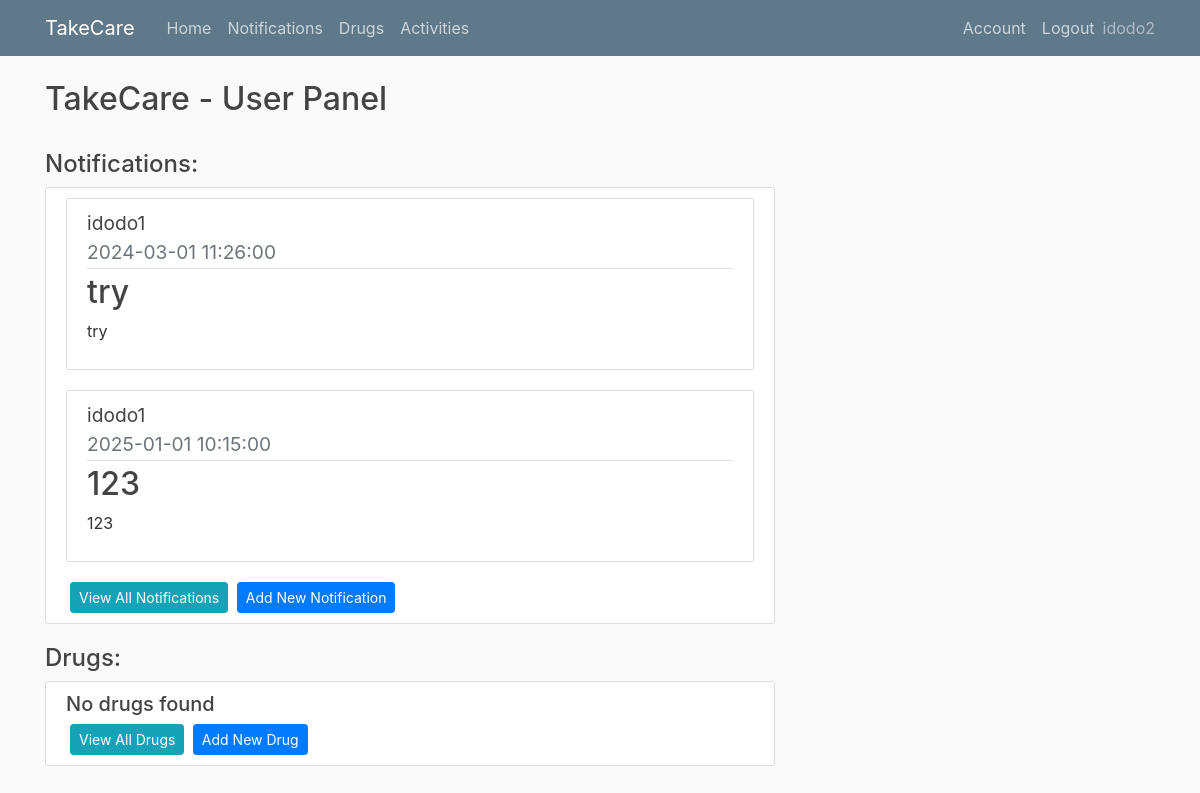
The app's page /home (signed in), older data.
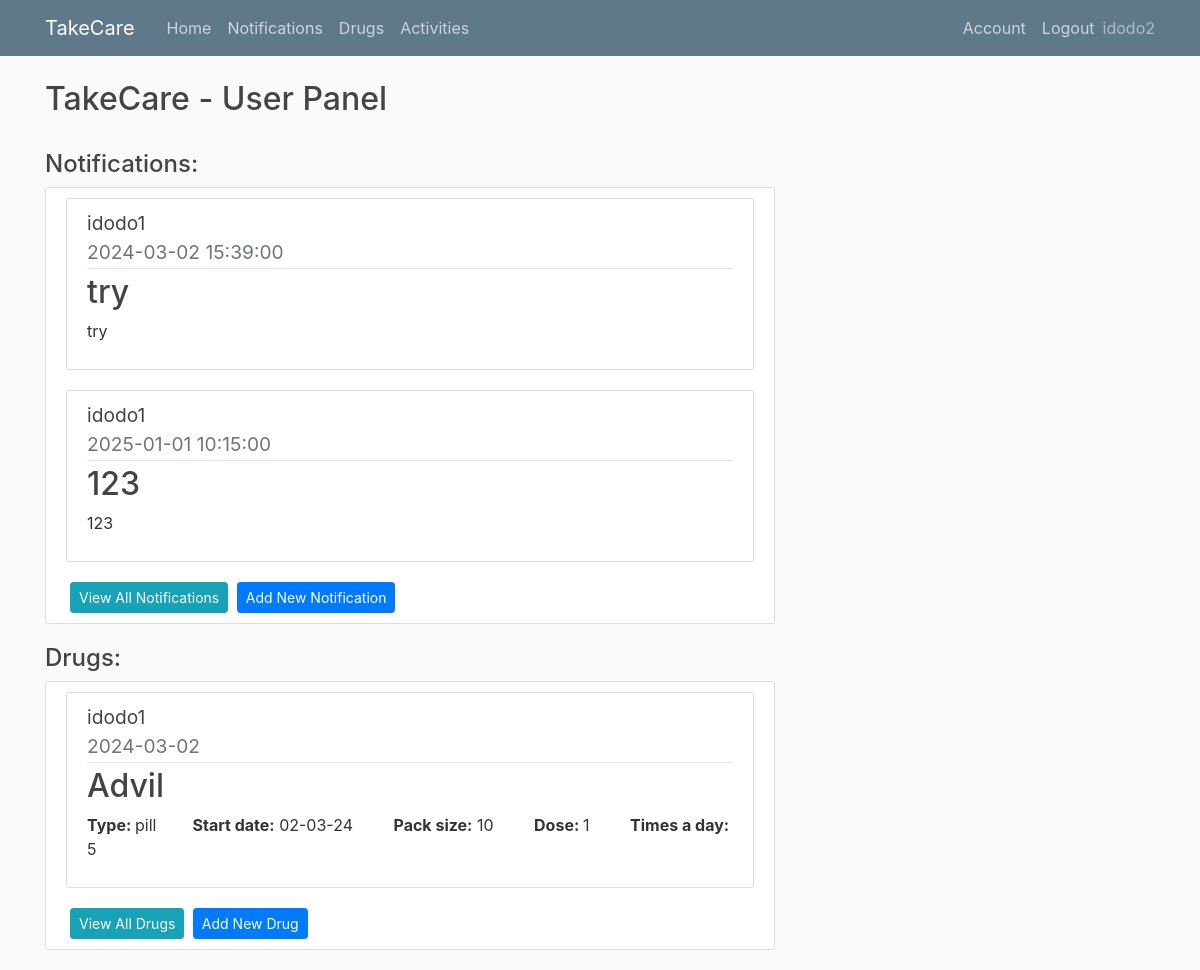
The same page, newer data.
### app/models.py (models this page shows, shortened)
class User(db.Model, UserMixin):
    id = db.Column(db.Integer, primary_key=True)
    username = db.Column(db.String(20), unique=True,nullable=False)
    email = db.Column(db.String(100), unique=True,nullable=False)
    image_file = db.Column(db.String(100),nullable=False,default='default.jpg')
    password= db.Column(db.String(60),nullable=False)
    ElderlyUser = db.relationship('Elderlyuser',backref='creator',lazy=True )
    Notifications = db.relationship('Notification',backref='creator',lazy=True )
    Drugs = db.relationship('Drug',backref='creator',lazy=True )

class Elderlyuser(db.Model, UserMixin):
    id = db.Column(db.Integer, primary_key=True)
    username = db.Column(db.String(20), unique=True,nullable=False)
    password= db.Column(db.String(60),nullable=False)
    user_id = db.Column(db.Integer, db.ForeignKey('user.id'), nullable=False)

class Notification(db.Model):
    id = db.Column(db.Integer, primary_key=True)
    title = db.Column(db.String(150),nullable=False)
    content = db.Column(db.Text,nullable=False)
    date = db.Column(db.Date,nullable=False)
    time = db.Column(db.Time,nullable=False)
    took = db.Column(db.Boolean, nullable=False)
    user_id = db.Column(db.Integer, db.ForeignKey('user.id'), nullable=False)
    elderly_user_id = db.Column(db.Integer, db.ForeignKey('elderlyuser.id'), nullable=False)

class Drug(db.Model):
    id = db.Column(db.Integer, primary_key=True)
    name = db.Column(db.String(150),nullable=False)
    type = db.Column(db.Text,nullable=False)
    dose = db.Column(db.Integer,nullable=False)
    timesaday = db.Column(db.Integer,nullable=False)
    taketime= db.Column(db.Time, nullable=False)
    gap = db.Column(db.Integer, nullable=False)
    packsize = db.Column(db.Integer,nullable=False)
    daystotake = db.Column(db.Integer,nullable=False)
    startdate = db.Column(db.Date,nullable=False)
    user_id = db.Column(db.Integer, db.ForeignKey('user.id'), nullable=False)
    elderly_user_id = db.Column(db.Integer, db.ForeignKey('elderlyuser.id'), nullable=False)
    drugschedules = db.relationship("DrugSchedule", cascade="all, delete")
    warnings = db.Column(db.String)

### app/routes.py (the view)
@app.route("/")
@app.route("/home")
@login_required
def home():
    notifications = Notification.query.filter_by(user_id=current_user.id).order_by(Notification.date.asc()).order_by(Notification.time.asc()).limit(3)
    drugs = Drug.query.filter_by(user_id=current_user.id)
    eldelys = Elderlyuser.query.filter_by(user_id=current_user.id)
    eldelys_dict = {i.id: i.username for i in eldelys}
    return render_template("home.html",notifications=notifications ,drugs=drugs,eldelys_dict=eldelys_dict)

### app/models.py (called while the page is built)
@login_manager.user_loader
def load_user(user_id):
    return User.query.get(int(user_id))

### app/templates/home.html
{% extends "layout.html" %}
{% block content %}
  <h2> TakeCare - User Panel </h2>
  <br>
  <h4>Notifications:</h4>
  <div class="content-section">
    {% if notifications.count() == 0  %}
        <h5>No notifications found</h5>
    {% else %}
      {% for notification in notifications %}
      <article class="media content-section">
        <div class="media-body">
               <div class="article-title">
                    <big>{{ eldelys_dict[notification.elderly_user_id] }}</big>
                </div>
          <div class="article-metadata">
            <big class="text-muted">{{ notification.date.strftime('%Y-%m-%d') }}    {{ notification.time }} </big>
          </div>
          <h2>{{ notification.title }}</h2>
          <p class="article-content">{{ notification.content }}</p>
        </div>
      </article>
      {% endfor %}
    {% endif %}
    <a class="btn btn-info btn-sm ml-1" href="{{url_for('notification')}}"> View All Notifications</a>
    <a class="btn btn-primary btn-sm ml-1" href="{{url_for('add_notification')}}"> Add New Notification</a>
  </div>
  <h4>Drugs:</h4>
  <div class="content-section">
    {% if drugs.count() == 0  %}
        <h5>No drugs found</h5>
    {% else %}
      {% for drug in drugs %}
      <article class="media content-section">
        <div class="media-body">
                <div class="article-title">
                    <big>{{ eldelys_dict[drug.elderly_user_id] }}</big>
                </div>
          <div class="article-metadata">
            <big class="text-muted">{{ drug.startdate.strftime('%Y-%m-%d') }} </big>
          </div>
          <h2>{{ drug.name }}</h2>
            <p>
              <strong>Type: </strong> {{ drug.type }}&nbsp; &nbsp; &nbsp; &nbsp;
              <strong>Start date:</strong> {{ drug.startdate.strftime('%d-%m-%y') }} &nbsp; &nbsp; &nbsp; &nbsp;
              <strong>Pack size:</strong> {{ drug.packsize }} &nbsp; &nbsp; &nbsp; &nbsp;
              <strong> Dose: </strong>{{ drug.dose }} &nbsp; &nbsp; &nbsp; &nbsp;
              <strong>Times a day: </strong>{{ drug.timesaday }} &nbsp;
            </p>
        </div>
      </article>
      {% endfor %}
    {% endif %}
    <a class="btn btn-info btn-sm ml-1" href="{{url_for('drugs')}}"> View All Drugs</a>
    <a class="btn btn-primary btn-sm ml-1" href="{{url_for('add_drug')}}"> Add New Drug</a>
  </div>
{% endblock content %}

### app/templates/layout.html (shortened to what this page needs)
<!DOCTYPE html>
<html>
<head>
    <link rel="stylesheet" href="https://maxcdn.bootstrapcdn.com/bootstrap/4.0.0/css/bootstrap.min.css">
    <link rel="stylesheet" type="text/css" href="{{ url_for('static', filename='main.css') }}">
</head>
<body>
    <header class="site-header">
      <nav class="navbar navbar-expand-md navbar-dark bg-steel fixed-top">
        <div class="container">
          <a class="navbar-brand mr-4" href="/">TakeCare</a>
          <div class="collapse navbar-collapse" id="navbarToggle">
            <div class="navbar-nav mr-auto">
              <a class="nav-item nav-link" href="{{url_for('home')}}">Home</a>
              <a class="nav-item nav-link" href="{{url_for('notification')}}">Notifications</a>
              <a class="nav-item nav-link" href="{{url_for('drugs')}}">Drugs</a>
              <a class="nav-item nav-link" href="{{url_for('activities')}}">Activities</a>
            </div>
            {% if not current_user.is_authenticated %}
            <div class="navbar-nav">
              <a class="nav-item nav-link" href="{{url_for('login')}}">Login</a>
              <a class="nav-item nav-link" href="{{url_for('register')}}">Register</a>
            </div>
            {% else %}
            <div class="navbar-nav">
              <a class="nav-item nav-link" href="{{url_for('account')}}">Account</a>
              <a class="nav-item nav-link" href="{{url_for('logout')}}">Logout</a>
              <sapn class="navbar-text">{{current_user.username}}</span>
            </div>
            {% endif %}
          </div>
        </div>
      </nav>
    </header>
    <main role="main" class="container">
      <div class="row">
        <div class="col-md-8">
          {% block content %} {% endblock %}
        </div>
    </main>
</body>
</html>

### app/static/main.css (style rules this page uses)
body { background: #fafafa; color: #333333; margin-top: 5rem; }
h1, h2, h3, h4, h5, h6 { color: #444444; }
.bg-steel { background-color: #5f788a; }
.site-header .navbar-nav .nav-link { color: #cbd5db; }
.content-section { background: #ffffff; padding: 10px 20px; border: 1px solid #dddddd; border-radius: 3px; margin-bottom: 20px; }
.article-title { color: #444444; }
.article-content { white-space: pre-line; }
.article-metadata { padding-bottom: 1px; margin-bottom: 4px; border-bottom: 1px solid #e3e3e3 }

Row changes from the older to the newer data that the page shows:
changed Notification "try": date "2024-03-01" → "2024-03-02"; time "11:26:00" → "15:39:00"
added Drug: {{ eldelys_dict[drug.elderly_user_id] }} "idodo1", startdate "2024-03-02", name "Advil", type "pill", startdate "02-03-24", packsize "10", dose "1", timesaday "5"
Text that changed along with them:
text no longer shown: "No drugs found"
